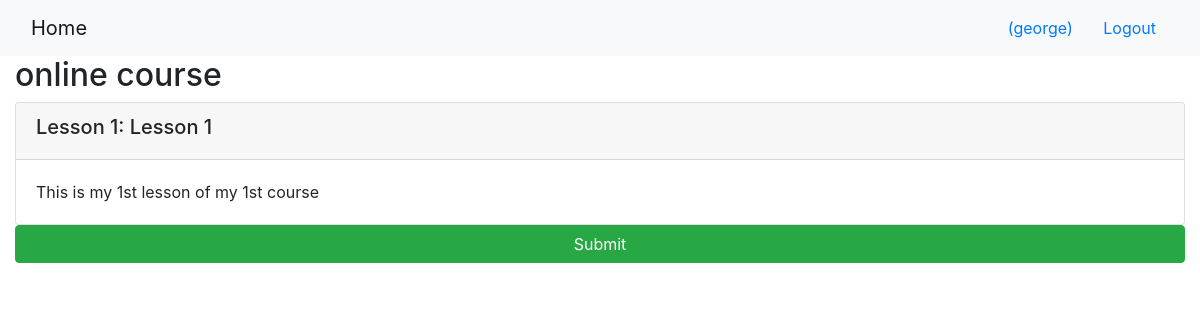
The app's page /onlinecourse/1/ (signed in), older data.
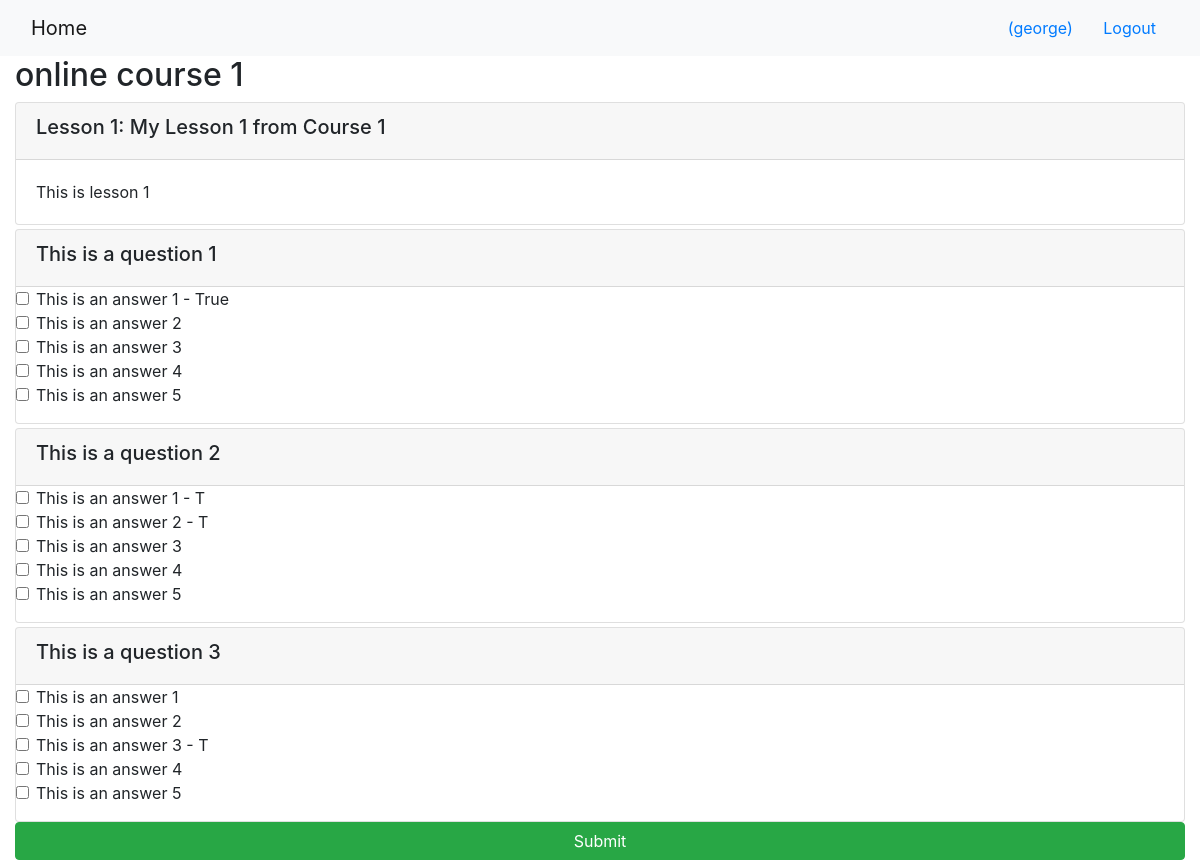
The same page, newer data.
### onlinecourse/models.py (models this page shows, shortened)
class Course(models.Model):
    name = models.CharField(null=False, max_length=30, default='online course')
    image = models.ImageField(upload_to='course_images/')
    description = models.CharField(max_length=1000)
    pub_date = models.DateField(null=True)
    instructors = models.ManyToManyField(Instructor)
    users = models.ManyToManyField(settings.AUTH_USER_MODEL, through='Enrollment')
    total_enrollment = models.IntegerField(default=0)
    is_enrolled = False

class Lesson(models.Model):
    title = models.CharField(max_length=200, default="title")
    order = models.IntegerField(default=0)
    course = models.ForeignKey(Course, on_delete=models.CASCADE)
    content = models.TextField()

class Question(models.Model):
    course = models.ForeignKey(Course, on_delete=models.CASCADE)
    question_text = models.CharField(max_length=1024, default="This is a question")
    question_grade = models.IntegerField(default=1)

class Choice(models.Model):
    question = models.ForeignKey(Question, on_delete=models.CASCADE)
    choice_text = models.CharField(max_length=1024, default="This is an answer")
    is_correct = models.BooleanField(default=True)

### onlinecourse/views.py (the view)
# urls.py: path('<int:pk>/', views.CourseDetailView.as_view(), name='course_details'),
class CourseDetailView(generic.DetailView):
    model = Course
    template_name = 'onlinecourse/course_detail_bootstrap.html'

### onlinecourse/templates/onlinecourse/course_detail_bootstrap.html (shortened to what this page needs)
<!DOCTYPE html>
<html lang="en">
<head>
     {% load static %}
    <link rel="stylesheet" href="https://maxcdn.bootstrapcdn.com/bootstrap/4.5.2/css/bootstrap.min.css">
</head>
<body>
    <nav class="navbar navbar-light bg-light">
        <div class="container-fluid">
            <div class="navbar-header">
                  <a class="navbar-brand" href="{% url 'onlinecourse:index' %}">Home</a>
            </div>
            <ul class="nav navbar-nav navbar-right">
                {% if user.is_authenticated %}
                <li>
                    <a class="btn btn-link" href="#">{{ user.first_name }}({{ user.username }})</a>
                    <a class="btn btn-link" href="{% url 'onlinecourse:logout' %}">Logout</a>
                </li>
                {% endif %}
            </ul>
        </div>
    </nav>
    <div class="container-fluid">
            <h2>{{ course.name }}</h2>
            <div class="card-columns-vertical">
                {% for lesson in course.lesson_set.all %}
                    <div class="card mt-1">
                        <div class="card-header"><h5>Lesson {{lesson.order|add:1}}: {{lesson.title}}</h5></div>
                        <div class="card-body">{{lesson.content}}</div>
                    </div>
                {% endfor %}
            </div>
            {% if user.is_authenticated %}
            <form id="questionform" action="{% url 'onlinecourse:submit' course.id %}"  method="post">
                       {% for question in course.question_set.all %}
                        <div class="card mt-1">
                            <div class="card-header"><h5>{{ question.question_text}}</h5></div>
                            <div class="form-group">
                               {% for choice in question.choice_set.all %}
                                <div class="form-check">
                                    <label class="form-check-label">
                                        <input type="checkbox" name="choice_{{choice.id}}"
                                               class="form-check-input" id="{{choice.id}}"
                                               value="{{choice.id}}">{{ choice.choice_text }}
                                    </label>
                                </div>
                                {% endfor %}
                            </div>
                        </div>
                        {% endfor %}
                    <input class="btn btn-success btn-block" type="submit" value="Submit">
            </form>
            {% endif %}
    </div>
</body>
</html>

Row changes from the older to the newer data that the page shows:
changed Course: name "online course" → "online course 1"
changed Lesson: title "Lesson 1" → "My Lesson 1 from Course 1"; content "This is my 1st lesson of my 1st course" → "This is lesson 1"
now on this page (row edited): Question: question_text "This is a question 1"
now on this page (row edited): Choice: choice_text "This is an answer 1 - True", shown under "This is a question 1"
now on this page (row edited): Choice: choice_text "This is an answer 2", shown under "This is a question 1"
now on this page (row edited): Choice: choice_text "This is an answer 3", shown under "This is a question 1"
now on this page (row edited): Choice: choice_text "This is an answer 4", shown under "This is a question 1"
now on this page (row edited): Choice: choice_text "This is an answer 5", shown under "This is a question 1"
now on this page (row edited): Question: question_text "This is a question 2"
now on this page (row edited): Choice: choice_text "This is an answer 1 - T", shown under "This is a question 2"
now on this page (row edited): Choice: choice_text "This is an answer 2 - T", shown under "This is a question 2"
now on this page (row edited): Choice: choice_text "This is an answer 3", shown under "This is a question 2"
now on this page (row edited): Choice: choice_text "This is an answer 4", shown under "This is a question 2"
now on this page (row edited): Choice: choice_text "This is an answer 5", shown under "This is a question 2"
now on this page (row edited): Question: question_text "This is a question 3"
now on this page (row edited): Choice: choice_text "This is an answer 1", shown under "This is a question 3"
now on this page (row edited): Choice: choice_text "This is an answer 2", shown under "This is a question 3"
now on this page (row edited): Choice: choice_text "This is an answer 3 - T", shown under "This is a question 3"
added Choice: choice_text "This is an answer 4", shown under "This is a question 3"
added Choice: choice_text "This is an answer 5", shown under "This is a question 3"
